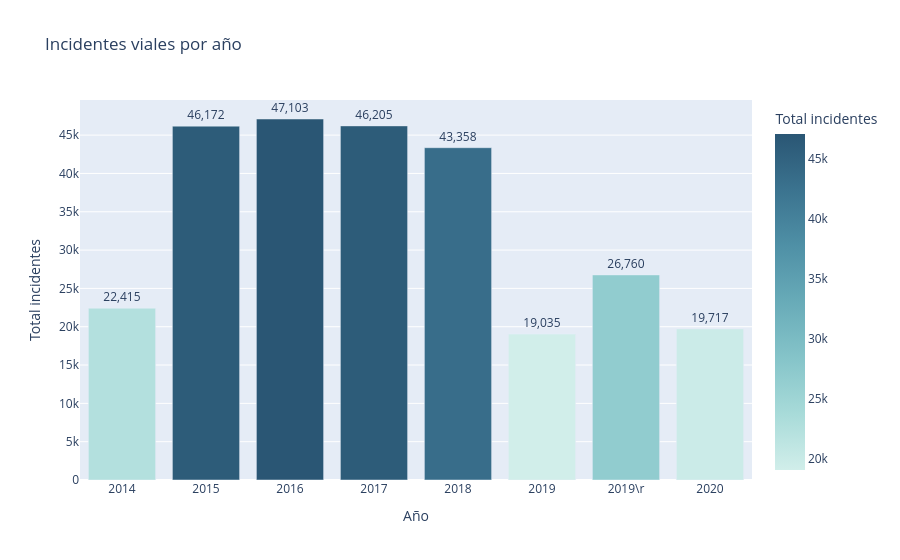

This figure's notebook cell:
### Markdown cell above
## 8. Análisis exploratorio — distribuciones principales

### Code cell
# Incidentes por año
df['AÑO_CLEAN'] = df['AÑO'].astype(str).str.strip().str.replace(r'\r', '', regex=True)
por_anio = df.groupby('AÑO_CLEAN').size().reset_index(name='total').sort_values('AÑO_CLEAN')

fig = px.bar(
    por_anio,
    x='AÑO_CLEAN', y='total',
    title='Incidentes viales por año',
    labels={'AÑO_CLEAN': 'Año', 'total': 'Total incidentes'},
    color='total',
    color_continuous_scale='Teal',
    text='total'
)
fig.update_traces(texttemplate='%{text:,}', textposition='outside')
fig.update_layout(showlegend=False)
fig.show()

### Figure 1 — Plotly figure (JSON) as saved in the notebook; plotly's stock layout.template omitted (floating-point values rounded to 4 significant figures)
{"data": [{"hovertemplate": "Año=%{x}<br>Total incidentes=%{marker.color}<extra></extra>", "legendgroup": "", "marker": {"color": [22415, 46172, 47103, 46205, 43358, 19035, 26760, 19717], "coloraxis": "coloraxis", "pattern": {"shape": ""}}, "name": "", "orientation": "v", "showlegend": false, "text": [22420.0, 46170.0, 47100.0, 46200.0, 43360.0, 19040.0, 26760.0, 19720.0], "textposition": "outside", "texttemplate": "%{text:,}", "type": "bar", "x": ["2014", "2015", "2016", "2017", "2018", "2019", "2019\\r", "2020"], "xaxis": "x", "y": [22415, 46172, 47103, 46205, 43358, 19035, 26760, 19717], "yaxis": "y"}], "layout": {"barmode": "relative", "coloraxis": {"colorbar": {"title": {"text": "Total incidentes"}}, "colorscale": [[0, "rgb(209, 238, 234)"], [0.1667, "rgb(168, 219, 217)"], [0.3333, "rgb(133, 196, 201)"], [0.5, "rgb(104, 171, 184)"], [0.6667, "rgb(79, 144, 166)"], [0.8333, "rgb(59, 115, 143)"], [1, "rgb(42, 86, 116)"]]}, "legend": {"tracegroupgap": 0}, "showlegend": false, "title": {"text": "Incidentes viales por año"}, "xaxis": {"anchor": "y", "domain": [0, 1], "title": {"text": "Año"}}, "yaxis": {"anchor": "x", "domain": [0, 1], "title": {"text": "Total incidentes"}}}}
